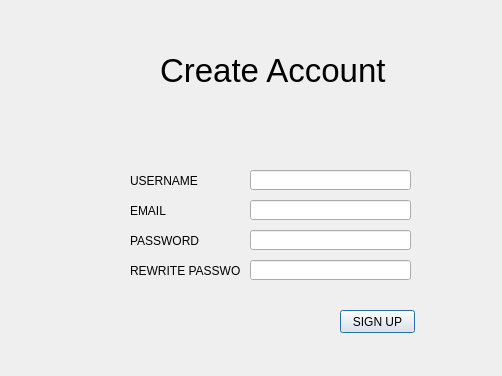
<?xml version="1.0" encoding="UTF-8"?>
<ui version="4.0">
 <class>Dialog</class>
 <widget class="QDialog" name="Dialog">
  <property name="geometry">
   <rect>
    <x>0</x>
    <y>0</y>
    <width>502</width>
    <height>376</height>
   </rect>
  </property>
  <property name="windowTitle">
   <string>Dialog</string>
  </property>
  <widget class="QLabel" name="label">
   <property name="geometry">
    <rect>
     <x>-170</x>
     <y>380</y>
     <width>47</width>
     <height>13</height>
    </rect>
   </property>
   <property name="text">
    <string>TextLabel</string>
   </property>
  </widget>
  <widget class="QLabel" name="label_2">
   <property name="geometry">
    <rect>
     <x>130</x>
     <y>170</y>
     <width>101</width>
     <height>21</height>
    </rect>
   </property>
   <property name="text">
    <string>USERNAME</string>
   </property>
  </widget>
  <widget class="QLabel" name="label_3">
   <property name="geometry">
    <rect>
     <x>130</x>
     <y>200</y>
     <width>101</width>
     <height>21</height>
    </rect>
   </property>
   <property name="text">
    <string>EMAIL</string>
   </property>
  </widget>
  <widget class="QLabel" name="label_4">
   <property name="geometry">
    <rect>
     <x>130</x>
     <y>230</y>
     <width>101</width>
     <height>21</height>
    </rect>
   </property>
   <property name="text">
    <string>PASSWORD</string>
   </property>
  </widget>
  <widget class="QLabel" name="label_5">
   <property name="geometry">
    <rect>
     <x>130</x>
     <y>260</y>
     <width>111</width>
     <height>21</height>
    </rect>
   </property>
   <property name="text">
    <string>REWRITE PASSWORD</string>
   </property>
  </widget>
  <widget class="QLabel" name="label_6">
   <property name="geometry">
    <rect>
     <x>160</x>
     <y>40</y>
     <width>261</width>
     <height>61</height>
    </rect>
   </property>
   <property name="font">
    <font>
     <pointsize>25</pointsize>
    </font>
   </property>
   <property name="text">
    <string>Create Account</string>
   </property>
  </widget>
  <widget class="QPushButton" name="sign_up_PushButton">
   <property name="geometry">
    <rect>
     <x>340</x>
     <y>310</y>
     <width>75</width>
     <height>23</height>
    </rect>
   </property>
   <property name="text">
    <string>SIGN UP</string>
   </property>
  </widget>
  <widget class="QLineEdit" name="u_name_LineEdit">
   <property name="geometry">
    <rect>
     <x>250</x>
     <y>170</y>
     <width>161</width>
     <height>20</height>
    </rect>
   </property>
  </widget>
  <widget class="QLineEdit" name="email_LineEdit">
   <property name="geometry">
    <rect>
     <x>250</x>
     <y>200</y>
     <width>161</width>
     <height>20</height>
    </rect>
   </property>
  </widget>
  <widget class="QLineEdit" name="pass_LineEdit">
   <property name="geometry">
    <rect>
     <x>250</x>
     <y>230</y>
     <width>161</width>
     <height>20</height>
    </rect>
   </property>
  </widget>
  <widget class="QLineEdit" name="rewrite_pass_LineEdit">
   <property name="geometry">
    <rect>
     <x>250</x>
     <y>260</y>
     <width>161</width>
     <height>20</height>
    </rect>
   </property>
  </widget>
 </widget>
 <resources/>
 <connections/>
</ui>
